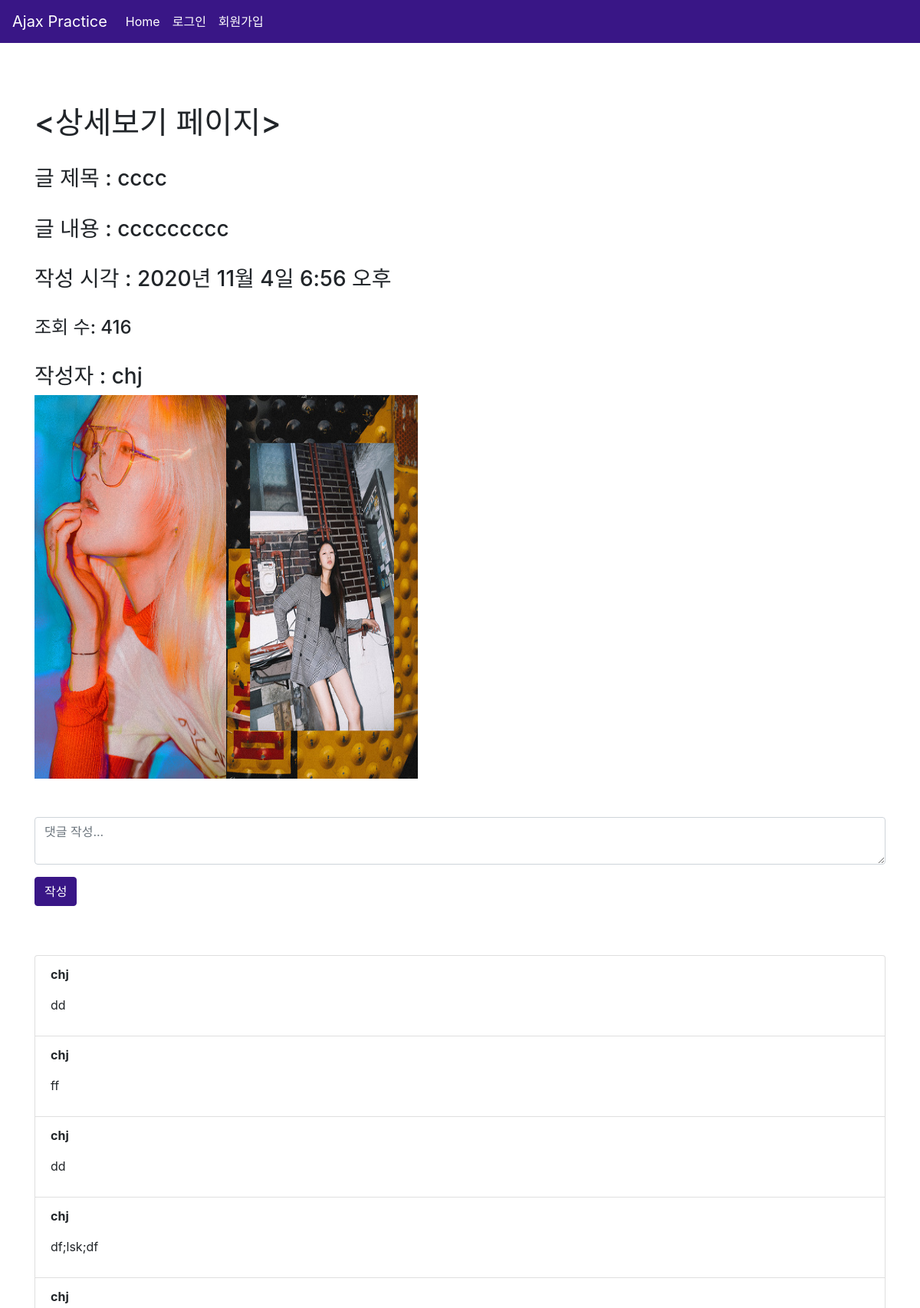
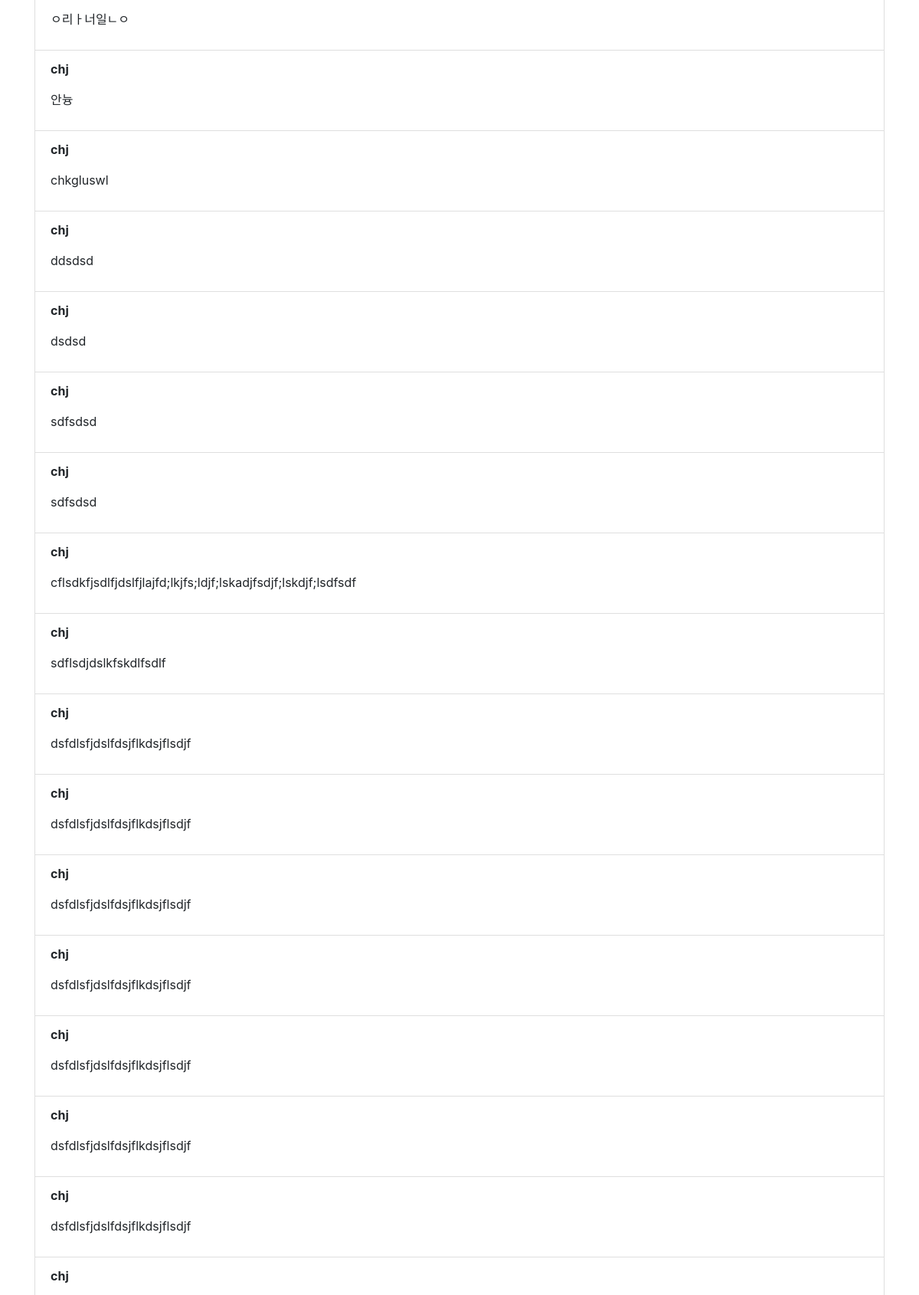
/items/show/2/ (upper part), run on the app's committed database (2 pictures, top to bottom).
### items/models.py (models this page shows)
class Post(models.Model):
    title = models.CharField(max_length=50, null=False)
    content = models.TextField()
    view_count = models.IntegerField(default = 0)
    created_at = models.DateTimeField(auto_now_add=True)
    updated_at = models.DateTimeField(auto_now=True)
    image = models.ImageField(upload_to='images/', null=True)
    user = models.ForeignKey(User,on_delete=models.CASCADE,null=True)
    like_user_set = models.ManyToManyField(User, blank=True, related_name='likes_user_set',through='Like')
    dislike_user_set = models.ManyToManyField(User, blank=True, related_name='dislikes_user_set',through='Dislike')
    @property
    def like_count(self):
        return self.like_user_set.count()
    @property
    def dislike_count(self):
        return self.dislike_user_set.count()

class Comment(models.Model):
    content = models.TextField()
    created_at = models.DateTimeField(auto_now_add=True)
    updated_at = models.DateTimeField(auto_now=True)
    post = models.ForeignKey(Post,on_delete=models.CASCADE,related_name='comments')
    writer = models.ForeignKey(User, on_delete=models.CASCADE,null=True)
    deleted = models.BooleanField(default=False)

### users/models.py (models this page shows)
class User(AbstractUser):
    followings = models.ManyToManyField("self", related_name = "followers", symmetrical=False)
    image = models.ImageField(upload_to="profile_img/", null=True, blank=True)
    info = models.TextField(null=True, blank=True)

### items/views.py (the view)
# urls.py: path('show/<int:post_id>/', views.show, name="show"),
def show(request, post_id):
    user = request.user
    post = get_object_or_404(Post, pk=post_id)
    post.view_count = post.view_count+1
    post.save()
    context = {
    'post':post,
    'user':user,
    'comments': post.comments.all().order_by('-created_at')
    }
    return render(request, 'items/show.html', context)

### items/templates/items/show.html (shortened to what this page needs)
{% extends 'base.html' %}
{% block content %}
<div class="container">
    <h1><상세보기 페이지></h1>
    <br>
    <h3>글 제목 : {{ post.title }} </h3><br>
    <h3>글 내용 : {{ post.content }} </h3><br>
    <h3>작성 시각 : {{ post.created_at }} </h3><br>
    <h4>조회 수: {{ post.view_count }} </h4><br>
    {% if post.user %}
        <h3> 작성자 : {{ post.user }}</h3>
    {% else %}
        <h3> 작성자 : 알수 없음</h3>
    {% endif %}
    {% if post.image %}
        <img src="{{ post.image.url }}" width="500px" height="500px">
    {% endif %}
    <br>
    <form action="#" method="POST" style="margin-top: 50px;" class="create-comment-form">
        <div class="form-group">
            <textarea class="form-control" name="content" id="comment-input-{{ post.pk }}" placeholder="댓글 작성..."></textarea>
        </div>
        <button type="submit" class="btn btn-primary comment-submit-button" data-post-id="{{ post.pk }}">작성</button>
    </form><br>
    {% if comments %}
        <ul class="list-group" id="comments-list-{{ post.pk }}" style="margin-top: 40px;">
            {% for comment in comments %}
                {% include 'comments/comments.html' with comment=comment user=user %}
            {% endfor %}
        </ul>
    {% endif %}
</div>
{% endblock %}

### ajax/templates/base.html (shortened to what this page needs)
{% load static %}
<!doctype html>
<html lang="ko">
  <head>
    <link rel="stylesheet" href="https://stackpath.bootstrapcdn.com/bootstrap/4.3.1/css/bootstrap.min.css">
    <link href="https://unpkg.com/ionicons@4.5.10-0/dist/css/ionicons.min.css" rel="stylesheet">
    <link rel="stylesheet" href="https://cdnjs.cloudflare.com/ajax/libs/font-awesome/5.8.2/css/all.min.css"/>
    <link rel="stylesheet" href="{% static 'css/project.css' %}">
  </head>
  <body>
    {% include '_navbar.html' %}
    {% block content %}
    {% endblock content %}
  </body>
</html>

### ajax/templates/_navbar.html (shortened to what this page needs)
{% load static %}
<nav class="navbar navbar-expand-lg navbar-light">
    <a class="navbar-brand" href="{% url 'main' %}">Ajax Practice</a>
    <div class="collapse navbar-collapse" id="navbarNavDropdown">
        <ul class="navbar-nav">
            <li class="nav-item active">
                <a class="nav-link" href="{% url 'main' %}">Home <span class="sr-only">(current)</span></a>
            </li>
            {% if request.user.is_authenticated %}
                <li class="nav-item">
                    <a class="nav-link" href="#">{{ request.user }}님</a>
                </li>
                <li class="nav-item">
                    <a class="nav-link" href="{% url 'items:new' %}">새글 쓰기</a>
                </li>
                <li class="nav-item">
                    <a class="nav-link" href="{% url 'account_logout' %}">로그아웃</a>
                </li>
            {% else %}
                <li class="nav-item">
                    <a class="nav-link" href="{% url 'account_login' %}">로그인</a>
                </li>
                <li class="nav-item">
                    <a class="nav-link" href="{% url 'account_signup' %}">회원가입</a>
                </li>
            {% endif %}
        </ul>
    </div>
</nav>

### items/templates/comments/comments.html (shortened to what this page needs)
<li class="list-group-item" id="comment-{{ comment.pk }}">
    <p>
        <b>{{ comment.writer.username }}</b>
    </p>
    <p>{{ comment.content }}</p>
</li>

### ajax/static/css/project.css (style rules this page uses)
.navbar { background-color: #391686; }
.navbar-brand { color: white !important; }
.nav-link { color: white !important; }
.container { margin-top: 80px; margin-bottom: 200px; }
.btn-primary { background-color: #391686; border-color: #391686; }

### data on the page
Post: title "cccc", content "ccccccccc", created_at "2020년 11월 4일 6:56 오후", view_count "416", user "chj", image (picture), content "댓글 작성..."
Comment: writer.username "chj", content "dd"
Comment: writer.username "chj", content "ff"
Comment: writer.username "chj", content "dd"
Comment: writer.username "chj", content "df;lsk;df"
Comment: writer.username "chj", content "ㅇ리ㅏ너일ㄴㅇ"
Comment: writer.username "chj", content "안늉"
Comment: writer.username "chj", content "chkgluswl"
Comment: writer.username "chj", content "ddsdsd"
Comment: writer.username "chj", content "dsdsd"
Comment: writer.username "chj", content "sdfsdsd"
Comment: writer.username "chj", content "sdfsdsd"
Comment: writer.username "chj", content "cflsdkfjsdlfjdslfjlajfd;lkjfs;ldjf;lskadjfsdjf;lskdjf;lsdfsdf"
Comment: writer.username "chj", content "sdflsdjdslkfskdlfsdlf"
Comment: writer.username "chj", content "dsfdlsfjdslfdsjflkdsjflsdjf"
Comment: writer.username "chj", content "dsfdlsfjdslfdsjflkdsjflsdjf"
Comment: writer.username "chj", content "dsfdlsfjdslfdsjflkdsjflsdjf"
Comment: writer.username "chj", content "dsfdlsfjdslfdsjflkdsjflsdjf"
Comment: writer.username "chj", content "dsfdlsfjdslfdsjflkdsjflsdjf"
Comment: writer.username "chj", content "dsfdlsfjdslfdsjflkdsjflsdjf"
Comment: writer.username "chj", content "dsfdlsfjdslfdsjflkdsjflsdjf"
Comment: writer.username "chj"
